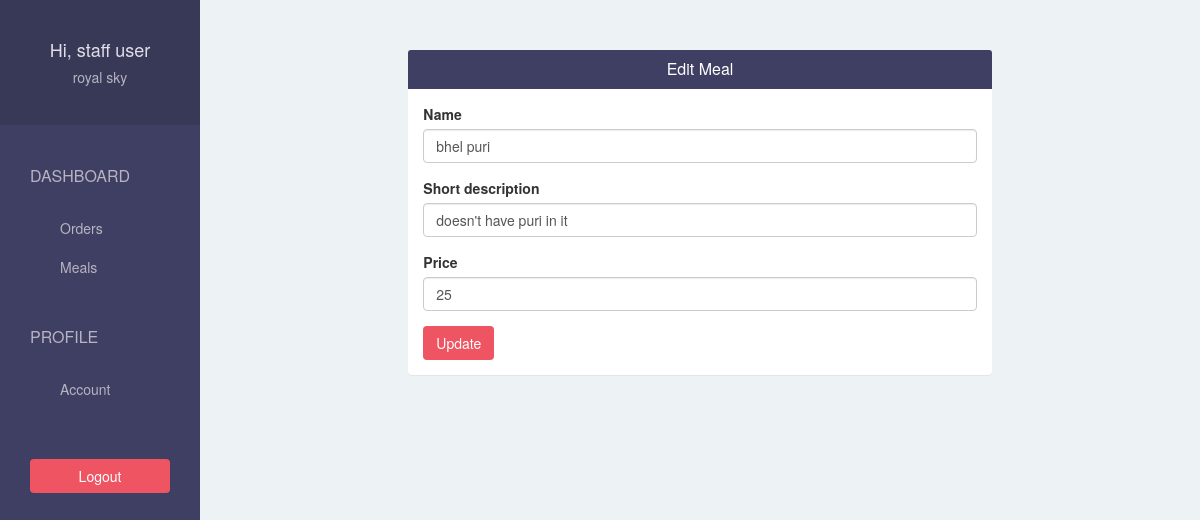
The page /restaurant/meal/edit/9/ (signed in) on the database its author committed.
### foodapp/models.py (models this page shows, shortened)
class Restaurant(models.Model):
    user = models.OneToOneField(User, on_delete=models.CASCADE, related_name='restaurant')
    name = models.CharField(max_length=500)
    phone = models.CharField(max_length=500)
    address = models.CharField(max_length=500)
    logo = models.ImageField(upload_to='restaurant_logo/', blank=False)

class Meal(models.Model):
    restaurant = models.ForeignKey(Restaurant, on_delete=models.CASCADE, default=None)
    name = models.CharField(max_length=500)
    short_description = models.CharField(max_length=500)
    price = models.IntegerField(default=0)

### foodapp/views.py (the view)
# urls.py: path('restaurant/meal/edit/<meal_id>/', views.restaurant_edit_meal, name = 'restaurant-edit-meal'),
@login_required(login_url='/restaurant/sign-in/')
def restaurant_edit_meal(request, meal_id):
    form = MealForm(instance = Meal.objects.get(id = meal_id))
    if request.method == "POST":
        form = MealForm(request.POST, request.FILES, instance = Meal.objects.get(id = meal_id))
        if form.is_valid():
            form.save()
            return redirect('restaurant-meal')
    return render(request, 'restaurant/edit_meal.html', {
        "form": form
    })

### foodapp/forms.py
class MealForm(forms.ModelForm):
    class Meta:
        model = Meal
        exclude = ("restaurant",)

### foodapp/templates/restaurant/edit_meal.html (shortened to what this page needs)
{% extends 'restaurant/base.html' %}
{% load bootstrap3 %}
{% block page %}
<div class="col-lg-offset-2 col-lg-8">
  <div class="panel">
    <div class="panel-heading bg-blue">
      <h4 class="panel-title text-center text-white">
        Edit Meal
      </h4>
    </div>
    <div class="panel-body">
      <form method="POST" enctype="multipart/form-data">
      {% bootstrap_form form %}
      <button type="submit" class="btn btn-pink">Update</button>
      </form>
    </div>
  </div>
</div>
{% endblock%}

### foodapp/templates/restaurant/base.html (shortened to what this page needs)
{% extends 'base.html' %}
{% block sidebar %}
    {% url 'restaurant-order' as restaurant_order_url %}
    {% url 'restaurant-meal' as restaurant_meal_url %}
    {% url 'restaurant-report' as restaurant_report_url %}
    {% url 'restaurant-customer' as restaurant_customer_url %}
    {% url 'restaurant-account' as restaurant_account_url %}
    <div class="text-center">
      <h4>Hi, {{ request.user.get_full_name }}</h4>
      <h5>{{ request.user.restaurant.name }}</h5>
    </div>
    <div class="list-group">
      <span class="text-uppercase">Dashboard</span>
      <a href="{% url 'restaurant-order' %}"
          class="list-group-item {% if request.path == restaurant_order_url %} active {% endif %} ">
          Orders
      </a>
      <a href="{% url 'restaurant-meal' %}"
          class="list-group-item {% if request.path == restaurant_meal_url %} active {% endif %} ">Meals</a>
      <span class="text-uppercase">Profile</span>
      <a href="{% url 'restaurant-account' %}"
          class="list-group-item {% if request.path == restaurant_account_url %} active {% endif %} ">Account</a>
    </div>
    <div class="text-center">
      <a href="/restaurant/sign-out" class="btn btn-pink">Logout</a>
    </div>
{% endblock %}

### foodapp/static/css/style.css (style rules this page uses)
body { padding-top: 50px; background-color: #EDF2F5; overflow: auto; }
.bg-blue { background-color: #3F3F63; }
.text-white { color: white; }
.btn-pink { color: white; background-color: #EE5462; }
.sidebar > div:first-child { padding: 30px 10px; font-weight: bold; font-size: 15px; background-color: #383957; }
.sidebar > div:first-child > h4 { color: #e0deeb; }
.sidebar > div:first-child > h5 { color: #b6b4c1; }
.sidebar .list-group { padding: 0; background-color: #3F3F63; }
.sidebar .list-group > span { color: #b6b4c1; display: block; margin-top: 20px; padding: 20px 30px; font-size: 16px; font-weight: 300; }
.sidebar .list-group .list-group-item, .sidebar .list-group .list-group-item:focus { background-color: #3F3F63; color: #b6b4c1; border: 0; padding-left: 60px; padding-right: 30px; }
.sidebar > div:last-child { padding: 30px; }
.sidebar > div:last-child .btn { width: 100%; }
.content .panel { border: none; }

### rows shown on the page
Meal: name "bhel puri", short_description "doesn't have puri in it", price "25"

### other values the page prints
{{ request.user.get_full_name }} "staff user"
{{ request.user.restaurant.name }} "royal sky"
